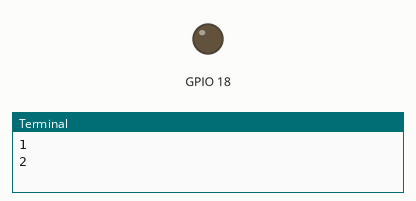
This program was run on a simulated Raspberry Pi (BCM pin numbers). Parts: output pins drawn as LEDs (lit = HIGH), the last lines printed to the terminal. At 10.0 s the program stops and its outputs stay as they are.

Above: at 0.1 s.
At 5.1 s:
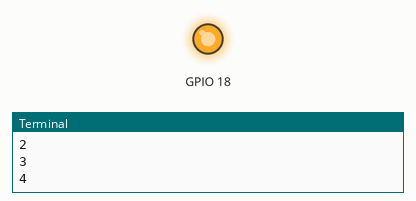
Timing chart, 0 to 11.5 s (numbered marks = the images above):
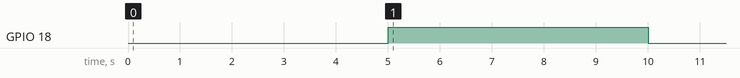

The program:

relayTest.py
```python
'''
Used for debugging relay by testing if signal is being sent from the GPIO pins
'''
import RPi.GPIO as GPIO
import time

GPIO.setmode(GPIO.BCM)

GPIO.setup(18, GPIO.OUT)

print("1")
GPIO.output(18, GPIO.LOW)
print("2")
time.sleep(5)
print("3")
GPIO.output(18, GPIO.HIGH)
print("4")
time.sleep(5)
print("5")
GPIO.cleanup()
```

Measured:
- by itself, GPIO 18: LOW → HIGH at 5.0 s, → LOW 5.0 s later
